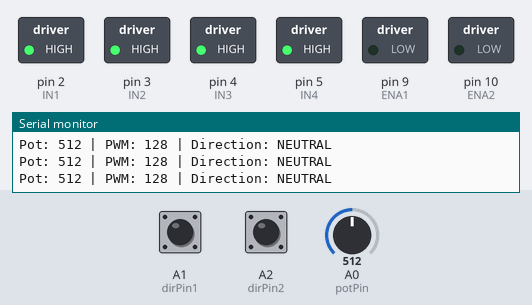
The sketch below on a simulated Arduino Uno, built with avr-gcc and run on an emulated ATmega328P. On the bench: switched loads named in the sketch (green lamp = pin HIGH), the last lines printed to the serial monitor. The inputs (shaded band) are chosen by the test bench; at power-on: A1 (dirPin1) HIGH, A2 (dirPin2) HIGH, A0 (potPin) = 512.

Above: at 1.2 s.
1.3 s: A1 (dirPin1) pulled LOW for 0.25 s
At 1.51 s:
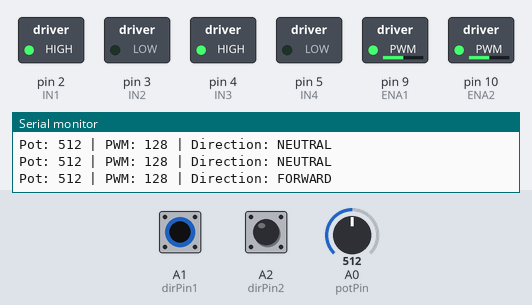
3.1 s: A2 (dirPin2) pulled LOW for 0.25 s
At 3.32 s:
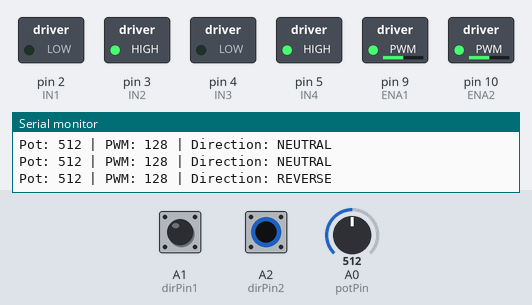
4.9 s: A2 (dirPin2) pulled LOW for 3.2 s
At 9.2 s:
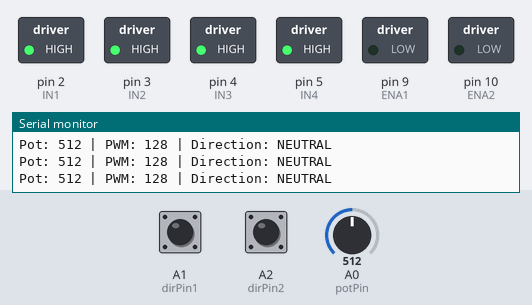
9.7 s: A0 (potPin) set to 411
12.7 s: A0 (potPin) set to 392
15.7 s: A1 (dirPin1) pulled LOW for 1 s
At 16.2 s:
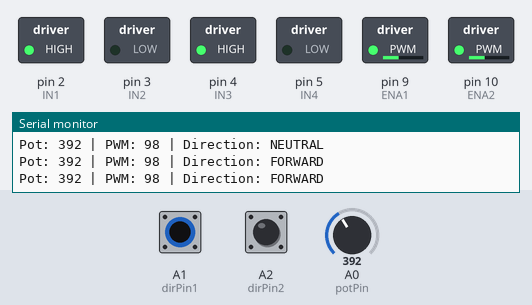
Timing chart, 0 to 18.7 s (numbered marks = the images above; inputs shaded):
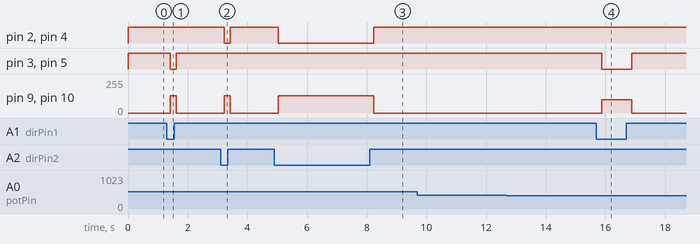

Measured:
- after the input at 1.3 s, pin 3 (IN2), pin 5 (IN4): HIGH → LOW after 0.11 s, → HIGH 0.20 s later; pin 9 (ENA1), pin 10 (ENA2): 0/255 → 128/255 after 0.11 s, → 0/255 0.20 s later
- after the input at 3.1 s, pin 2 (IN1), pin 4 (IN3): HIGH → LOW after 0.12 s, → HIGH 0.20 s later; pin 9 (ENA1), pin 10 (ENA2): 0/255 → 128/255 after 0.12 s, → 0/255 0.20 s later
- after the input at 4.9 s, pin 2 (IN1), pin 4 (IN3): HIGH → LOW after 0.13 s, → HIGH 3.2 s later; pin 9 (ENA1), pin 10 (ENA2): 0/255 → 128/255 after 0.13 s, → 0/255 3.2 s later
- after the input at 15.7 s, pin 3 (IN2), pin 5 (IN4): HIGH → LOW after 0.17 s, → HIGH 1.0 s later; pin 9 (ENA1), pin 10 (ENA2): 0/255 → 98/255 after 0.17 s, → 0/255 1.0 s later

The sketch:

TCM_1.2.ino
```cpp
// === Pin assignments ===
const int potPin = A0;
const int dirPin1 = A1;  // Forward
const int dirPin2 = A2;  // Reverse

const int IN1 = 2;
const int IN2 = 3;
const int ENA1 = 9; // PWM - uses Timer1
const int IN3 = 4;
const int IN4 = 5;
const int ENA2 = 10; // PWM - uses Timer1

// Function to write PWM using Timer1's ICR1 range
void writePWM_T1(int pin, int val) {
  val = constrain(val, 0, 255); // Clamp to 8-bit range
  int duty = map(val, 0, 255, 0, ICR1); // Map to new top
  if (pin == 9) {
    OCR1A = duty;
  } else if (pin == 10) {
    OCR1B = duty;
  }
}

void setup() {
  // Serial debug
  Serial.begin(9600);
  Serial.println("Motor controller initialized.");

  // Set pin modes
  pinMode(potPin, INPUT);
  pinMode(dirPin1, INPUT_PULLUP);
  pinMode(dirPin2, INPUT_PULLUP);

  pinMode(IN1, OUTPUT);
  pinMode(IN2, OUTPUT);
  pinMode(ENA1, OUTPUT);

  pinMode(IN3, OUTPUT);
  pinMode(IN4, OUTPUT);
  pinMode(ENA2, OUTPUT);

  // === Configure Timer1 for ~10kHz PWM ===
  // Mode 14 (Fast PWM, TOP = ICR1), Clear OC1A/B on compare match
  TCCR1A = (1 << COM1A1) | (1 << COM1B1) | (1 << WGM11);
  TCCR1B = (1 << WGM13) | (1 << WGM12) | (1 << CS10); // no prescaler
  ICR1 = 1600; // 16MHz / (10kHz) = 1600 steps for TOP
}

void loop() {
  // Read inputs
  int potValue = analogRead(potPin);
  int speed = potValue / 4; // Map 0–1023 to 0–255
  bool forward = digitalRead(dirPin1) == LOW;
  bool reverse = digitalRead(dirPin2) == LOW;

  // Serial debug
  Serial.print("Pot: ");
  Serial.print(potValue);
  Serial.print(" | PWM: ");
  Serial.print(speed);

  if (forward) {
    Serial.println(" | Direction: FORWARD");

    digitalWrite(IN1, HIGH);
    digitalWrite(IN2, LOW);
    writePWM_T1(ENA1, speed);

    digitalWrite(IN3, HIGH);
    digitalWrite(IN4, LOW);
    writePWM_T1(ENA2, speed);

  } else if (reverse) {
    Serial.println(" | Direction: REVERSE");

    digitalWrite(IN1, LOW);
    digitalWrite(IN2, HIGH);
    writePWM_T1(ENA1, speed);

    digitalWrite(IN3, LOW);
    digitalWrite(IN4, HIGH);
    writePWM_T1(ENA2, speed);

  } else {
    Serial.println(" | Direction: NEUTRAL");

    digitalWrite(IN1, HIGH);
    digitalWrite(IN2, HIGH);
    writePWM_T1(ENA1, 0);

    digitalWrite(IN3, HIGH);
    digitalWrite(IN4, HIGH);
    writePWM_T1(ENA2, 0);
  }

  delay(200); // debounce + smooth output
}
```
